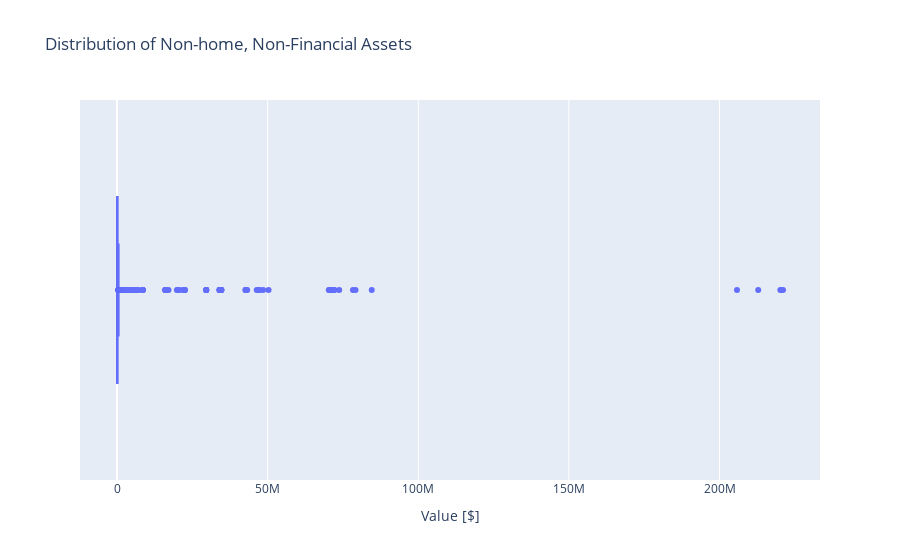

The notebook cell saved with this chart:
### Markdown cell above
**High variance is observed in the feature lets check the distribution of a feature `NFIN`.**

### Code cell
# Distribution of NFIN feature
fig = px.box(
    data_frame=df_fear,
    x="NFIN",
    title="Distribution of Non-home, Non-Financial Assets"
)
fig.update_layout(xaxis_title="Value [$]")
fig.show()

### Figure 1 — Plotly figure (JSON) as saved in the notebook; plotly's stock layout.template omitted (floating-point values rounded to 4 significant figures; data arrays with more than 128 entries replaced by an {"elided": "..."} marker saying what was removed)
{"data": [{"alignmentgroup": "True", "hovertemplate": "NFIN=%{x}<extra></extra>", "legendgroup": "", "marker": {"color": "#636efa"}, "name": "", "notched": false, "offsetgroup": "", "orientation": "h", "showlegend": false, "type": "box", "x": {"elided": "3839 float values"}, "x0": " ", "xaxis": "x", "y0": " ", "yaxis": "y"}], "layout": {"boxmode": "group", "legend": {"tracegroupgap": 0}, "title": {"text": "Distribution of Non-home, Non-Financial Assets"}, "xaxis": {"anchor": "y", "domain": [0, 1], "title": {"text": "Value [$]"}}, "yaxis": {"anchor": "x", "domain": [0, 1]}}}
